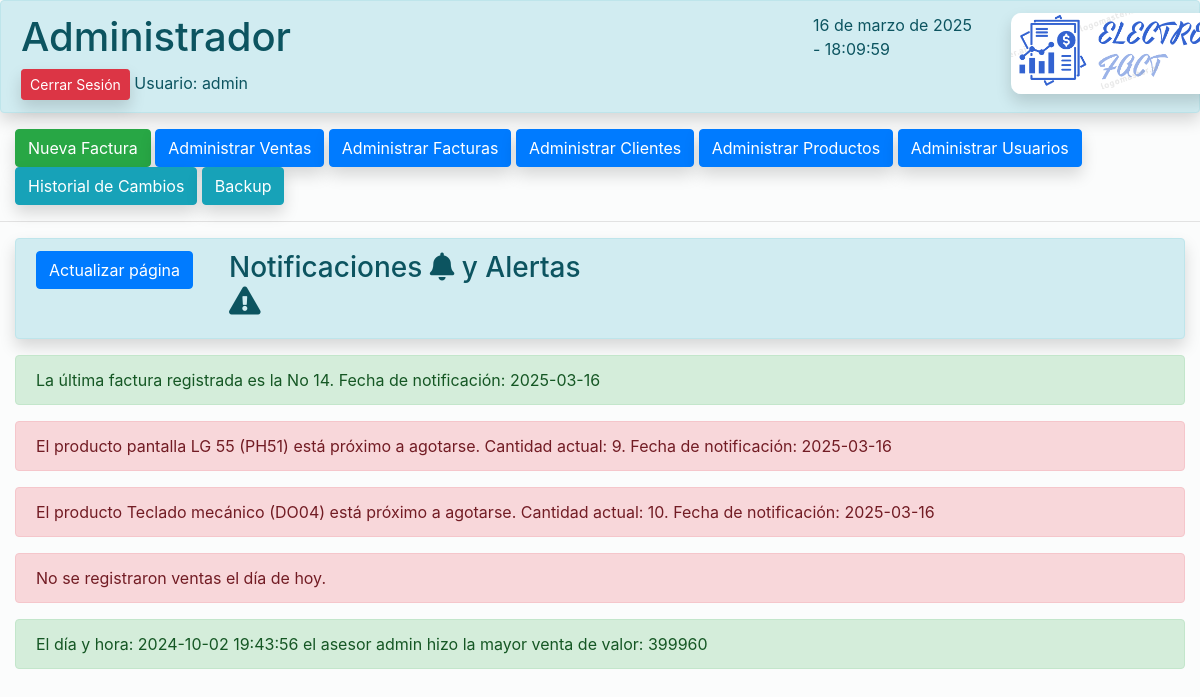
The page /vistas/inicio_admin.php (signed in) on the database its author committed.
### tables this page shows
CREATE TABLE `facturas` (
  `id_factura` int(11) NOT NULL AUTO_INCREMENT,
  `no_factura` int(150) NOT NULL,
  `estado` varchar(15) NOT NULL DEFAULT 'Cerrada',
  `fecha_factura` datetime NOT NULL DEFAULT current_timestamp(),
  `fecha_anulacion` datetime DEFAULT NULL,
  `descripcion_anulacion` varchar(200) DEFAULT NULL,
  `doc_cliente` varchar(10) NOT NULL,
  `nom_cliente` varchar(50) NOT NULL,
  `asesor` varchar(14) NOT NULL,
  `caja` varchar(2) NOT NULL,
  `forma_de_pago` varchar(15) NOT NULL,
  `total_venta_con_iva` varchar(10) NOT NULL,
  `doc_factura` varchar(200) NOT NULL DEFAULT 'C:\\Users\\GalleOso\\Documents\\Facturas',
  PRIMARY KEY (`id_factura`)
);

CREATE TABLE `productos` (
  `id_producto` int(11) NOT NULL AUTO_INCREMENT,
  `ref_producto` varchar(15) NOT NULL,
  `descripcion_producto` varchar(50) NOT NULL,
  `cat_producto` varchar(20) NOT NULL DEFAULT 'TECNOLOGIA',
  `valor_producto` varchar(10) NOT NULL,
  `unidades_producto` int(11) NOT NULL,
  PRIMARY KEY (`id_producto`)
);

### vistas/inicio_admin.php (the view, shortened to what this page needs)
<?php
include '../conexion/conexion.php';
?>
<!DOCTYPE html>
<html lang="es">
<head>
    <link rel="stylesheet" href="https://cdnjs.cloudflare.com/ajax/libs/font-awesome/5.15.4/css/all.min.css">
    <link href="https://stackpath.bootstrapcdn.com/bootstrap/4.5.2/css/bootstrap.min.css" rel="stylesheet">
</head>
<body>
    <div class="container-fluid alert alert-info sombra">
        <div class="row">
            <div class="col-8">
                <h1>Administrador</h1>
                <a href="../conexion/cerrar_sesion.php" class="btn btn-danger btn-sm sombra"
                    onclick="return confirmarCierreSesion()">Cerrar Sesión</a>
                <span><?php echo "Usuario: " . $_SESSION['usuario']; ?></span>
            </div>
            <div class="col-2">
                <p id="fechaHora"></p>
            </div>
            <div class="col-2">
                <div class="logo-container">
                    <img src="../img/logo.png" alt="Logo de la empresa" class="logo"
                        style="width: 200px; height: auto;">
                </div>
            </div>
        </div>
    </div>
    <div class="container-fluid">
        <div class="row">
            <div class="col-12">
                <a href="factura_borrador.php" class="btn btn-success sombra">Nueva Factura</a>
                <a href="ventas.php" class="btn btn-primary sombra">Administrar Ventas</a>
                <a href="facturas.php" class="btn btn-primary sombra">Administrar Facturas</a>
                <a href="clientes.php" class="btn btn-primary sombra">Administrar Clientes</a>
                <a href="productos.php" class="btn btn-primary sombra">Administrar Productos</a>
                <a href="usuario.php" class="btn btn-primary sombra">Administrar Usuarios</a>
                <a href="Historial.php" class="btn btn-info sombra">Historial de Cambios</a>
                <a href="backup.php" class="btn btn-info sombra">Backup</a>
            </div>
        </div>
    </div>
    <hr>
    <div class="container-fluid">
        <div class="alert alert-info sombra">
            <div class="row">
                <div class="col-2">
                    <a href="#" class="btn btn-primary" onclick="location.reload();">Actualizar página</a>
                </div>
                <div class="col-4">
                    <h3>Notificaciones <i class="fas fa-bell"></i>
                        y Alertas <i class="fas fa-exclamation-triangle"></i>
                    </h3>
                </div>
            </div>
        </div>
    </div>
    <div class="container-fluid">
        <?php
    $sql1 = "SELECT * FROM facturas WHERE no_factura = (SELECT MAX(no_factura) FROM facturas)";
    $resultado1= mysqli_query($conexion, $sql1);
    if ($resultado1->num_rows > 0) {
        while ($fila = $resultado1->fetch_assoc()) {
            $fecha_notificacion = date('Y-m-d');
            echo '<div class="container-fluid alert alert-success" role="alert">';
            echo 'La última factura registrada es la No ' . $fila["no_factura"] . '. Fecha de notificación: ' . $fecha_notificacion;
            echo '</div>';
        }
    } else {
        echo '<div class="container-fluid alert alert-success" role="alert">';
        echo "No se encontraron facturas registradas.";
        echo '</div>';
    }
    ?>
    </div>
    <div class="container-fluid">
        <?php
    $sql2 = "SELECT ref_producto, descripcion_producto, unidades_producto FROM productos WHERE unidades_producto <= 10";
    $resultado2 = $conexion->query($sql2);
    if ($resultado2->num_rows > 0) {
        while ($fila = $resultado2->fetch_assoc()) {
            $fecha_notificacion = date('Y-m-d');
            echo '<div class="alert alert-danger" role="alert">';
            echo 'El producto ' . $fila["descripcion_producto"] . ' (' . $fila["ref_producto"] . ') está próximo a agotarse. Cantidad actual: ' . $fila["unidades_producto"] . '. Fecha de notificación: ' . $fecha_notificacion;
            echo '</div>';
        }
    }
    ?>
    </div>
    <div class="container-fluid">
        <?php
$fecha_hoy = date('Y-m-d');
$sql3 = "SELECT SUM(valor_total_venta) AS total_ventas
        FROM ventas
        WHERE DATE(fecha_hora_venta) = '$fecha_hoy'";
$resultado3 = $conexion->query($sql3);
if ($resultado3->num_rows > 0) {
    $fila = $resultado3->fetch_assoc();
    $valor_total_ventas = $fila['total_ventas'];
    if ($valor_total_ventas) {
        echo '<div class="alert alert-success" role="alert">';
        echo 'El valor total de las ventas del día es: ' . $valor_total_ventas . '';
        echo '</div>';
    } else {
        echo '<div class="alert alert-danger" role="alert">';
        echo "No se registraron ventas el día de hoy.";
        echo '</div>';
    }
} else {
    echo '<div class="alert alert-danger" role="alert">';
    echo "No se encontraron ventas registradas!.";
    echo '</div>';
}
?>
    </div>
    <div class="container-fluid">
        <?php
    $sql4 = "SELECT asesor_venta, fecha_hora_venta, valor_total_venta
             FROM ventas
             WHERE valor_total_venta = (SELECT MAX(valor_total_venta) FROM ventas)";
    $resultado4 = $conexion->query($sql4);
    if ($resultado4->num_rows > 0) {
        $fila = $resultado4->fetch_assoc();
        echo '<div class="alert alert-success" role="alert">';
        echo 'El día y hora: ' . $fila["fecha_hora_venta"] . ' el asesor ' . $fila["asesor_venta"] . ' hizo la mayor venta de valor: ' . $fila["valor_total_venta"] . '';
        echo '</div>';
    } else {
        echo '<div class="alert alert-danger" role="alert">';
        echo "No se encontraron productos con valor máximo.";
        echo '</div>';
    }
    ?>
    </div>

### vistas/inicio_admin.php (style rules this page uses)
body { background-color: #fbfcfc; }
.sombra { box-shadow: 0 0.5rem 1rem rgba(0, 0, 0, 0.15); }
.logo { width: 150px; height: auto; border-radius: 10px; box-shadow: 0 0.5rem 1rem rgba(0, 0, 0, 0.15); }

### rows shown on the page
facturas: no_factura "14"
productos: descripcion_producto "pantalla LG 55", ref_producto "PH51", unidades_producto "9"
productos: descripcion_producto "Teclado mecánico", ref_producto "DO04", unidades_producto "10"

### other values the page prints
$_SESSION['usuario'] "admin"
$fila["fecha_hora_venta"] "2024-10-02 19:43:56"
$fila["asesor_venta"] "admin"
$fila["valor_total_venta"] "399960"
